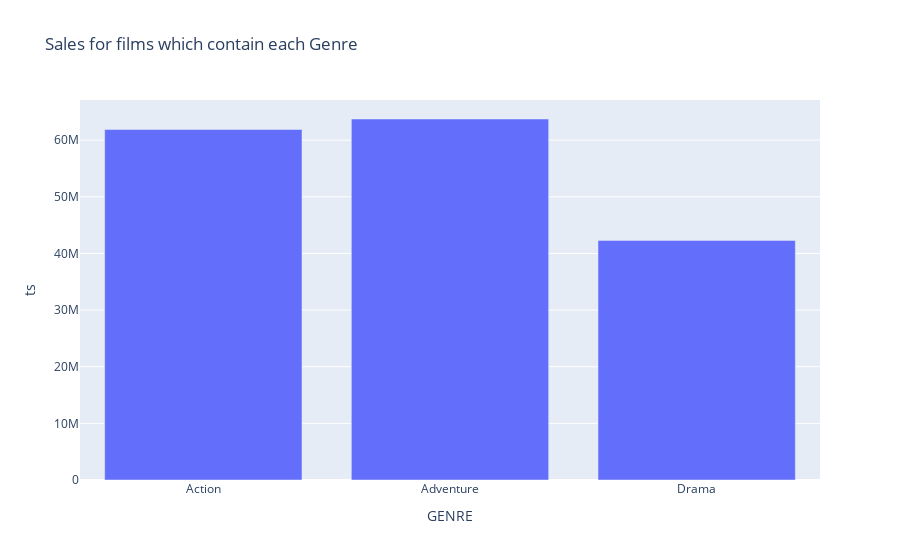

The notebook cell saved with this chart:
### Code cell
film_sale = highest_grossers.groupby(by = ["GENRE"])['ts'].sum().reset_index()
film_count = highest_grossers.groupby(by = ["GENRE"])['ts'].count().reset_index()
film_ave = (film_sale["ts"] / film_count["ts"]).reset_index()
film_ave['GENRE'] = film_count["GENRE"]
px.bar(film_ave
      ,x ="GENRE"
       , y = "ts"
       ,labels = {"TOTAL FOR YEAR":"Sales For Each Genre"}
      , title = "Sales for films which contain each Genre")

### Figure 1 — Plotly figure (JSON) as saved in the notebook; plotly's stock layout.template omitted (floating-point values rounded to 4 significant figures)
{"data": [{"alignmentgroup": "True", "hovertemplate": "GENRE=%{x}<br>ts=%{y}<extra></extra>", "legendgroup": "", "marker": {"color": "#636efa", "pattern": {"shape": ""}}, "name": "", "offsetgroup": "", "orientation": "v", "showlegend": false, "textposition": "auto", "type": "bar", "x": ["Action", "Adventure", "Drama"], "xaxis": "x", "y": [61886946, 63740000.0, 42306002], "yaxis": "y"}], "layout": {"autosize": true, "barmode": "relative", "legend": {"tracegroupgap": 0}, "title": {"text": "Sales for films which contain each Genre"}, "xaxis": {"anchor": "y", "autorange": true, "domain": [0, 1], "range": [-0.5, 2.5], "title": {"text": "GENRE"}, "type": "category"}, "yaxis": {"anchor": "x", "autorange": true, "domain": [0, 1], "range": [0, 67090000.0], "title": {"text": "ts"}, "type": "linear"}}}
